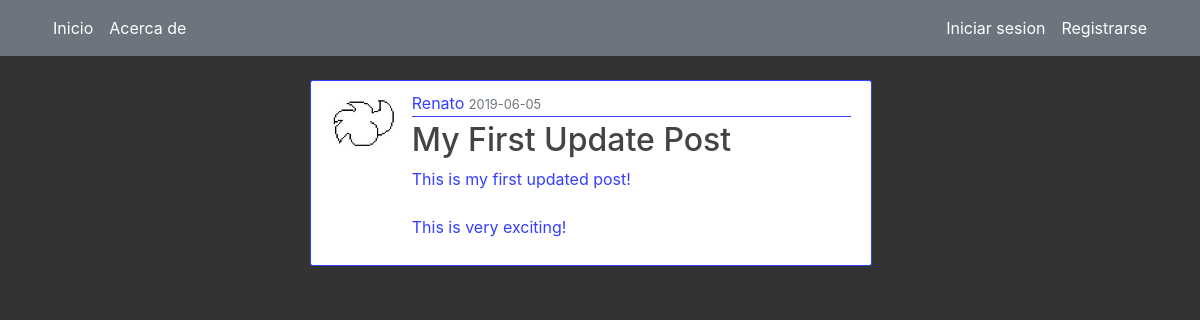
/post/1, run on the app's committed database.
### flaskblog/models.py (models this page shows, shortened)
class User(db.Model, UserMixin):
    id = db.Column(db.Integer, primary_key=True)
    username = db.Column(db.String(20), unique=True, nullable=False)
    email = db.Column(db.String(120), unique=True, nullable=False)
    image_file = db.Column(db.String(20), nullable=False, default='default.jpg')
    password = db.Column(db.String(60), nullable=False)
    posts = db.relationship('Post', backref='author', lazy=True)

class Post(db.Model):
    id = db.Column(db.Integer, primary_key=True)
    title = db.Column(db.String(100), nullable=False)
    date_posted = db.Column(db.DateTime, nullable=False, default=datetime.utcnow)
    content = db.Column(db.Text, nullable=False)
    user_id = db.Column(db.Integer, db.ForeignKey('user.id'), nullable=False)

### flaskblog/routes.py (the view)
@app.route("/post/<int:post_id>")
def post(post_id):
    post = Post.query.get_or_404(post_id)
    return render_template('post.html', title=post.title, post=post)

### flaskblog/templates/post.html (shortened to what this page needs)
{% extends "layout.html" %}
{% block content %}
    <article class="media content-section" style="color: #333fff" >
        <img class="rounded-circle article-img" src="{{ url_for('static', filename='profile_pics/' + post.author.image_file) }}">
      <div class="media-body">
        <div class="article-metadata">
                <a>{{ post.author.username }}</a>
          <small class="text-muted">{{ post.date_posted.strftime('%Y-%m-%d') }}</small>
        </div>
        <h2 class="mr-2">{{ post.title }}</h2>
        <p class="article-content">{{ post.content }}</p>
      </div>
    </article>
{% endblock content %}

### flaskblog/static/main.css (style rules this page uses)
body { background: #fafafa; color: #333fff; margin-top: 5rem; }
h1, h2, h3, h4, h5, h6 { color: #444444; }
.content-section { background: rgb(255, 255, 255); padding: 10px 20px; border: 1px solid #333fff; border-radius: 3px; margin-bottom: 20px; }
.article-content { white-space: pre-line; }
.article-img { height: 65px; width: 65px; margin-right: 16px; }
.article-metadata { padding-bottom: 1px; margin-bottom: 4px; border-bottom: 1px solid #333fff }

### data on the page
User: image_file (picture), author.username "Renato"
Post: date_posted "2019-06-05", title "My First Update Post", content "This is my first updated post! This is very exciting!"
